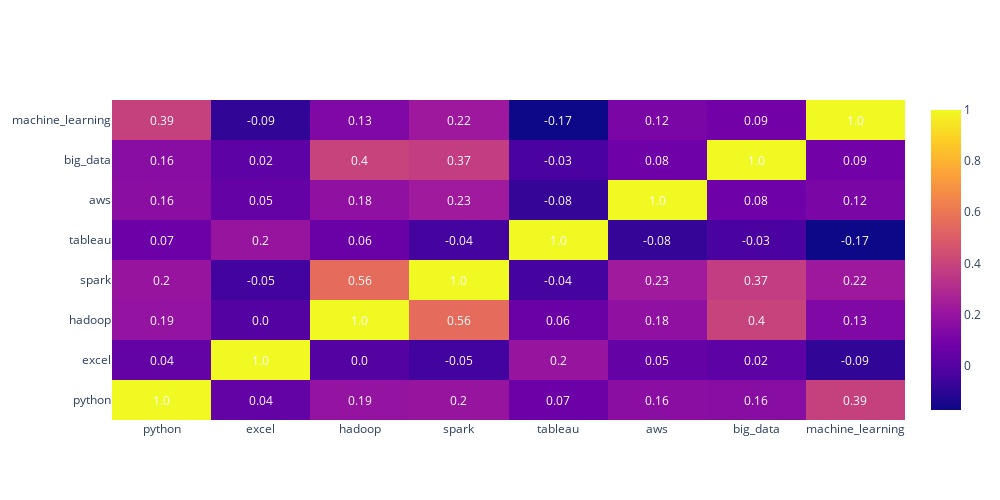

Notebook cell for this chart:
### Markdown cell above
## Finding Relevant skills
Python and Machine Learning were the most frequently mentioned skills, indicating a high demand in data science roles. Understanding the probability and count of job listings requiring specific skills helps job seekers prioritize their learning development. Employers are able to use this information to tailor their job postings to attract qualified candidates with the most relevant skills.

### Code cell
# Take the correlation coefficients between each pair of skills
correl = data[['python', 'excel', 'hadoop', 'spark', 
             'tableau', 'aws', 'big_data', 'machine_learning']].corr()
# Get row and columns of alues of correlation 
leng = [(i, j) for i in range(len(correl)) for j in range(len(correl))]
annotations = [
    # Create layout
    go.layout.Annotation(
        x = correl.columns[j],
        y = correl.columns[i],
        text=str(round(correl.iloc[i,j], 2)),
        showarrow=False,
        font=dict(size=12, color="white")
    )
    for i, j in leng
]
# Create heatmap with the values
fig = go.Figure(data=go.Heatmap(
    z=correl.values,
    x=correl.columns,
    y=correl.columns
))
# Adjust heatmap
fig.update_layout(height=500, 
                  width=1000,
                 annotations=annotations)
fig.show()

### Figure 1 — Plotly figure (JSON) as saved in the notebook; plotly's stock layout.template omitted (floating-point values rounded to 4 significant figures)
{"data": [{"type": "heatmap", "x": ["python", "excel", "hadoop", "spark", "tableau", "aws", "big_data", "machine_learning"], "y": ["python", "excel", "hadoop", "spark", "tableau", "aws", "big_data", "machine_learning"], "z": [[1, 0.04447, 0.1938, 0.2016, 0.06857, 0.1649, 0.1558, 0.3872], [0.04447, 1, 0.001583, -0.05082, 0.2027, 0.04797, 0.02431, -0.09063], [0.1938, 0.001583, 1, 0.5573, 0.0625, 0.1809, 0.3953, 0.1319], [0.2016, -0.05082, 0.5573, 1, -0.04438, 0.2295, 0.3738, 0.2212], [0.06857, 0.2027, 0.0625, -0.04438, 1, -0.08428, -0.03131, -0.1732], [0.1649, 0.04797, 0.1809, 0.2295, -0.08428, 1, 0.07546, 0.1153], [0.1558, 0.02431, 0.3953, 0.3738, -0.03131, 0.07546, 1, 0.08948], [0.3872, -0.09063, 0.1319, 0.2212, -0.1732, 0.1153, 0.08948, 1]]}], "layout": {"annotations": [{"font": {"color": "white", "size": 12}, "showarrow": false, "text": "1.0", "x": "python", "y": "python"}, {"font": {"color": "white", "size": 12}, "showarrow": false, "text": "0.04", "x": "excel", "y": "python"}, {"font": {"color": "white", "size": 12}, "showarrow": false, "text": "0.19", "x": "hadoop", "y": "python"}, {"font": {"color": "white", "size": 12}, "showarrow": false, "text": "0.2", "x": "spark", "y": "python"}, {"font": {"color": "white", "size": 12}, "showarrow": false, "text": "0.07", "x": "tableau", "y": "python"}, {"font": {"color": "white", "size": 12}, "showarrow": false, "text": "0.16", "x": "aws", "y": "python"}, {"font": {"color": "white", "size": 12}, "showarrow": false, "text": "0.16", "x": "big_data", "y": "python"}, {"font": {"color": "white", "size": 12}, "showarrow": false, "text": "0.39", "x": "machine_learning", "y": "python"}, {"font": {"color": "white", "size": 12}, "showarrow": false, "text": "0.04", "x": "python", "y": "excel"}, {"font": {"color": "white", "size": 12}, "showarrow": false, "text": "1.0", "x": "excel", "y": "excel"}, {"font": {"color": "white", "size": 12}, "showarrow": false, "text": "0.0", "x": "hadoop", "y": "excel"}, {"font": {"color": "white", "size": 12}, "showarrow": false, "text": "-0.05", "x": "spark", "y": "excel"}, {"font": {"color": "white", "size": 12}, "showarrow": false, "text": "0.2", "x": "tableau", "y": "excel"}, {"font": {"color": "white", "size": 12}, "showarrow": false, "text": "0.05", "x": "aws", "y": "excel"}, {"font": {"color": "white", "size": 12}, "showarrow": false, "text": "0.02", "x": "big_data", "y": "excel"}, {"font": {"color": "white", "size": 12}, "showarrow": false, "text": "-0.09", "x": "machine_learning", "y": "excel"}, {"font": {"color": "white", "size": 12}, "showarrow": false, "text": "0.19", "x": "python", "y": "hadoop"}, {"font": {"color": "white", "size": 12}, "showarrow": false, "text": "0.0", "x": "excel", "y": "hadoop"}, {"font": {"color": "white", "size": 12}, "showarrow": false, "text": "1.0", "x": "hadoop", "y": "hadoop"}, {"font": {"color": "white", "size": 12}, "showarrow": false, "text": "0.56", "x": "spark", "y": "hadoop"}, {"font": {"color": "white", "size": 12}, "showarrow": false, "text": "0.06", "x": "tableau", "y": "hadoop"}, {"font": {"color": "white", "size": 12}, "showarrow": false, "text": "0.18", "x": "aws", "y": "hadoop"}, {"font": {"color": "white", "size": 12}, "showarrow": false, "text": "0.4", "x": "big_data", "y": "hadoop"}, {"font": {"color": "white", "size": 12}, "showarrow": false, "text": "0.13", "x": "machine_learning", "y": "hadoop"}, {"font": {"color": "white", "size": 12}, "showarrow": false, "text": "0.2", "x": "python", "y": "spark"}, {"font": {"color": "white", "size": 12}, "showarrow": false, "text": "-0.05", "x": "excel", "y": "spark"}, {"font": {"color": "white", "size": 12}, "showarrow": false, "text": "0.56", "x": "hadoop", "y": "spark"}, {"font": {"color": "white", "size": 12}, "showarrow": false, "text": "1.0", "x": "spark", "y": "spark"}, {"font": {"color": "white", "size": 12}, "showarrow": false, "text": "-0.04", "x": "tableau", "y": "spark"}, {"font": {"color": "white", "size": 12}, "showarrow": false, "text": "0.23", "x": "aws", "y": "spark"}, {"font": {"color": "white", "size": 12}, "showarrow": false, "text": "0.37", "x": "big_data", "y": "spark"}, {"font": {"color": "white", "size": 12}, "showarrow": false, "text": "0.22", "x": "machine_learning", "y": "spark"}, {"font": {"color": "white", "size": 12}, "showarrow": false, "text": "0.07", "x": "python", "y": "tableau"}, {"font": {"color": "white", "size": 12}, "showarrow": false, "text": "0.2", "x": "excel", "y": "tableau"}, {"font": {"color": "white", "size": 12}, "showarrow": false, "text": "0.06", "x": "hadoop", "y": "tableau"}, {"font": {"color": "white", "size": 12}, "showarrow": false, "text": "-0.04", "x": "spark", "y": "tableau"}, {"font": {"color": "white", "size": 12}, "showarrow": false, "text": "1.0", "x": "tableau", "y": "tableau"}, {"font": {"color": "white", "size": 12}, "showarrow": false, "text": "-0.08", "x": "aws", "y": "tableau"}, {"font": {"color": "white", "size": 12}, "showarrow": false, "text": "-0.03", "x": "big_data", "y": "tableau"}, {"font": {"color": "white", "size": 12}, "showarrow": false, "text": "-0.17", "x": "machine_learning", "y": "tableau"}, {"font": {"color": "white", "size": 12}, "showarrow": false, "text": "0.16", "x": "python", "y": "aws"}, {"font": {"color": "white", "size": 12}, "showarrow": false, "text": "0.05", "x": "excel", "y": "aws"}, {"font": {"color": "white", "size": 12}, "showarrow": false, "text": "0.18", "x": "hadoop", "y": "aws"}, {"font": {"color": "white", "size": 12}, "showarrow": false, "text": "0.23", "x": "spark", "y": "aws"}, {"font": {"color": "white", "size": 12}, "showarrow": false, "text": "-0.08", "x": "tableau", "y": "aws"}, {"font": {"color": "white", "size": 12}, "showarrow": false, "text": "1.0", "x": "aws", "y": "aws"}, {"font": {"color": "white", "size": 12}, "showarrow": false, "text": "0.08", "x": "big_data", "y": "aws"}, {"font": {"color": "white", "size": 12}, "showarrow": false, "text": "0.12", "x": "machine_learning", "y": "aws"}, {"font": {"color": "white", "size": 12}, "showarrow": false, "text": "0.16", "x": "python", "y": "big_data"}, {"font": {"color": "white", "size": 12}, "showarrow": false, "text": "0.02", "x": "excel", "y": "big_data"}, {"font": {"color": "white", "size": 12}, "showarrow": false, "text": "0.4", "x": "hadoop", "y": "big_data"}, {"font": {"color": "white", "size": 12}, "showarrow": false, "text": "0.37", "x": "spark", "y": "big_data"}, {"font": {"color": "white", "size": 12}, "showarrow": false, "text": "-0.03", "x": "tableau", "y": "big_data"}, {"font": {"color": "white", "size": 12}, "showarrow": false, "text": "0.08", "x": "aws", "y": "big_data"}, {"font": {"color": "white", "size": 12}, "showarrow": false, "text": "1.0", "x": "big_data", "y": "big_data"}, {"font": {"color": "white", "size": 12}, "showarrow": false, "text": "0.09", "x": "machine_learning", "y": "big_data"}, {"font": {"color": "white", "size": 12}, "showarrow": false, "text": "0.39", "x": "python", "y": "machine_learning"}, {"font": {"color": "white", "size": 12}, "showarrow": false, "text": "-0.09", "x": "excel", "y": "machine_learning"}, {"font": {"color": "white", "size": 12}, "showarrow": false, "text": "0.13", "x": "hadoop", "y": "machine_learning"}, {"font": {"color": "white", "size": 12}, "showarrow": false, "text": "0.22", "x": "spark", "y": "machine_learning"}, {"font": {"color": "white", "size": 12}, "showarrow": false, "text": "-0.17", "x": "tableau", "y": "machine_learning"}, {"font": {"color": "white", "size": 12}, "showarrow": false, "text": "0.12", "x": "aws", "y": "machine_learning"}, {"font": {"color": "white", "size": 12}, "showarrow": false, "text": "0.09", "x": "big_data", "y": "machine_learning"}, {"font": {"color": "white", "size": 12}, "showarrow": false, "text": "1.0", "x": "machine_learning", "y": "machine_learning"}], "height": 500, "width": 1000, "xaxis": {"autorange": true, "range": [-0.5, 7.5], "type": "category"}, "yaxis": {"autorange": true, "range": [-0.5, 7.5], "type": "category"}}}
